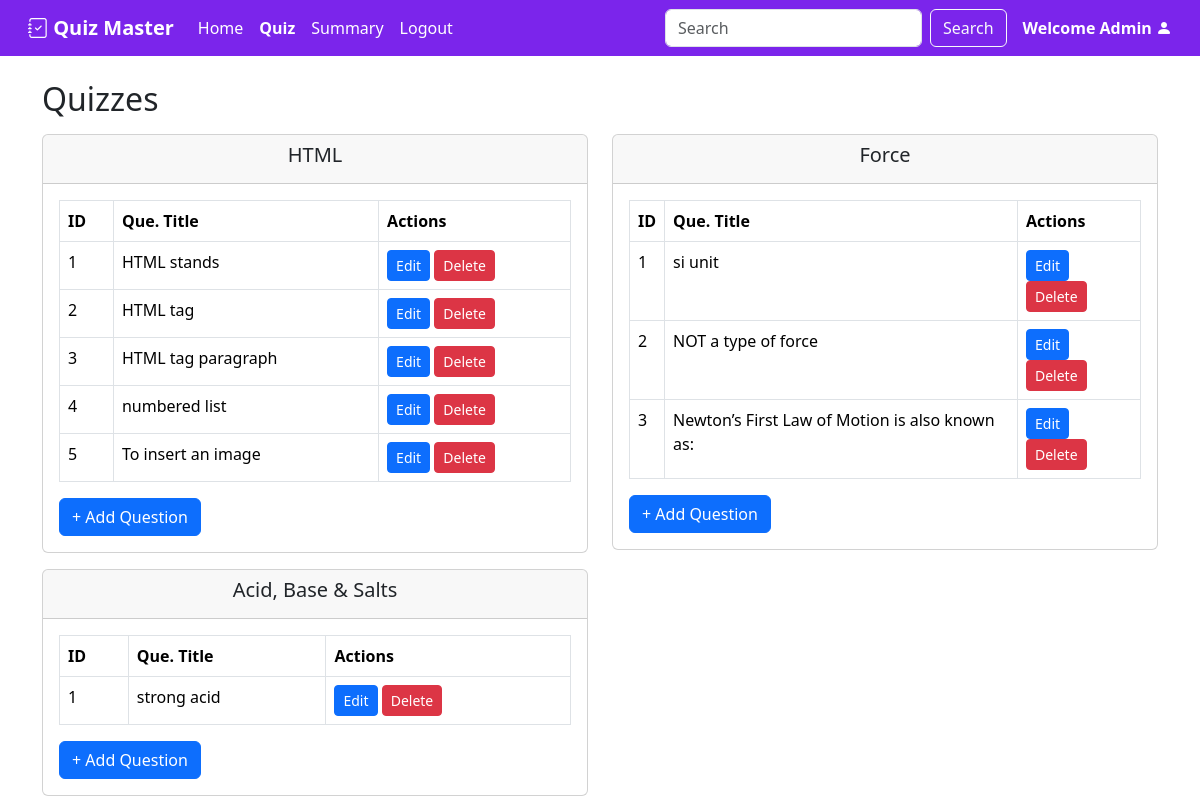
/admin/quiz-management, run on the app's committed database.
### models/model.py (models this page shows)
class Chapter(db.Model):
    __tablename__ = 'chapter'
    id = db.Column(db.Integer, primary_key=True)
    subject_id = db.Column(db.Integer, db.ForeignKey('subject.id'), nullable=False)
    name = db.Column(db.String(100), nullable=False)
    no_questions = db.Column(db.Integer, nullable=False)
    questions = db.relationship('Questions', backref='chapter', lazy=True)

class Questions(db.Model):
    __tablename__ = 'questions'
    chapter_id = db.Column(db.Integer, db.ForeignKey('chapter.id'), primary_key=True, nullable=False)
    question_number = db.Column(db.Integer, primary_key=True, nullable=False)  # Ensure uniqueness within chapter
    que_statement = db.Column(db.Text, nullable=False)
    que_title = db.Column(db.String(255), nullable=False)
    option_1 = db.Column(db.Text, nullable=False)
    option_2 = db.Column(db.Text, nullable=False)
    option_3 = db.Column(db.Text, nullable=False)
    option_4 = db.Column(db.Text, nullable=False)
    correct_option = db.Column(db.String(100), nullable=False)  # Ensure this matches the radio button values

### controllers/admin.py (the view)
@admin_bp.route('/quiz-management', methods=['GET', 'POST'])
def quiz_management():
    chapters=Chapter.query.all() # Fetch all quizzes for the chapter
    return render_template('admin_dashboard/quiz_management.html',chapters=chapters)

### templates/admin_dashboard/quiz_management.html (shortened to what this page needs)
{% extends 'base_layout/base_admin.html' %}
{% block quizzes %}
<div class="container mt-4">
    <h2 class="mb-3"> Quizzes </h2>
    <div class="row">
        {% for chapter in chapters %}
        <div class="col-md-6 col-sm-12">
            <div class="card mb-3">
                <div class="card-header text-center">
                    <h5>{{chapter.name}}</h5>
                </div>
                <div class="card-body">
                    <table class="table table-bordered">
                        <thead>
                            <tr class="bg-purple text-white">
                                <th>ID</th>
                                <th>Que. Title</th>
                                <th>Actions</th>
                            </tr>
                        </thead>
                        <tbody>
                            {% for que in chapter.questions %}
                            <tr>
                                <td>{{ que.question_number }}</td>
                                <td>{{ que.que_title }}</td>
                                <td>
                                    <a href="{{ url_for('admin.edit_question', chapter_id=que.chapter_id, question_number=que.question_number) }}" class="btn btn-sm btn-primary">Edit</a>
                                    <form action="{{ url_for('admin.delete_question', chapter_id=que.chapter_id, question_number=que.question_number) }}" method="POST" style="display:inline;">
                                        <button type="submit" class="btn btn-sm btn-danger">Delete</button>
                                    </form>
                                </td>
                            </tr>
                            {% endfor %}
                        </tbody>
                    </table>
                    <a href="{{ url_for('admin.add_question',chapter_id=chapter.id) }}" class="btn btn-primary">+ Add Question</a>
                </div>
            </div>
        </div>
        {% endfor %}
    </div>
</div>
{% endblock %}

### static/base.css (style rules this page uses)
.bg-purple { background-color: #7B25EB; }

### data on the page
Chapter: name "HTML"
Questions: question_number "1", que_title "HTML stands"
Questions: question_number "2", que_title "HTML tag"
Questions: question_number "3", que_title "HTML tag paragraph"
Questions: question_number "4", que_title "numbered list"
Questions: question_number "5", que_title "To insert an image"
Chapter: name "Force"
Questions: question_number "1", que_title "si unit"
Questions: question_number "2", que_title "NOT a type of force"
Questions: question_number "3", que_title "Newton’s First Law of Motion is also known as:"
Chapter: name "Acid, Base & Salts"
Questions: question_number "1", que_title "strong acid"
